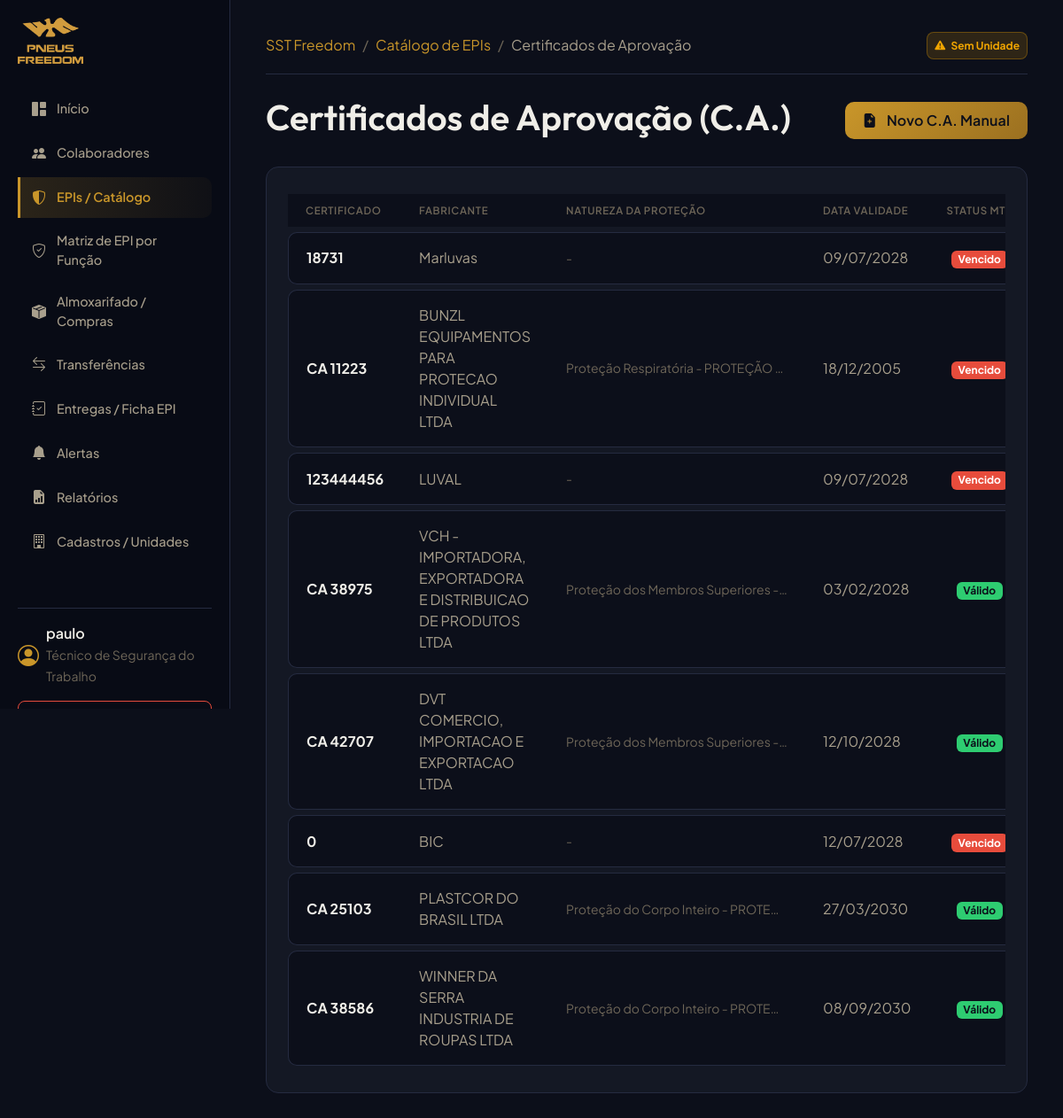
/ppe/ca/ (signed in), run on an earlier commit of the app's database.
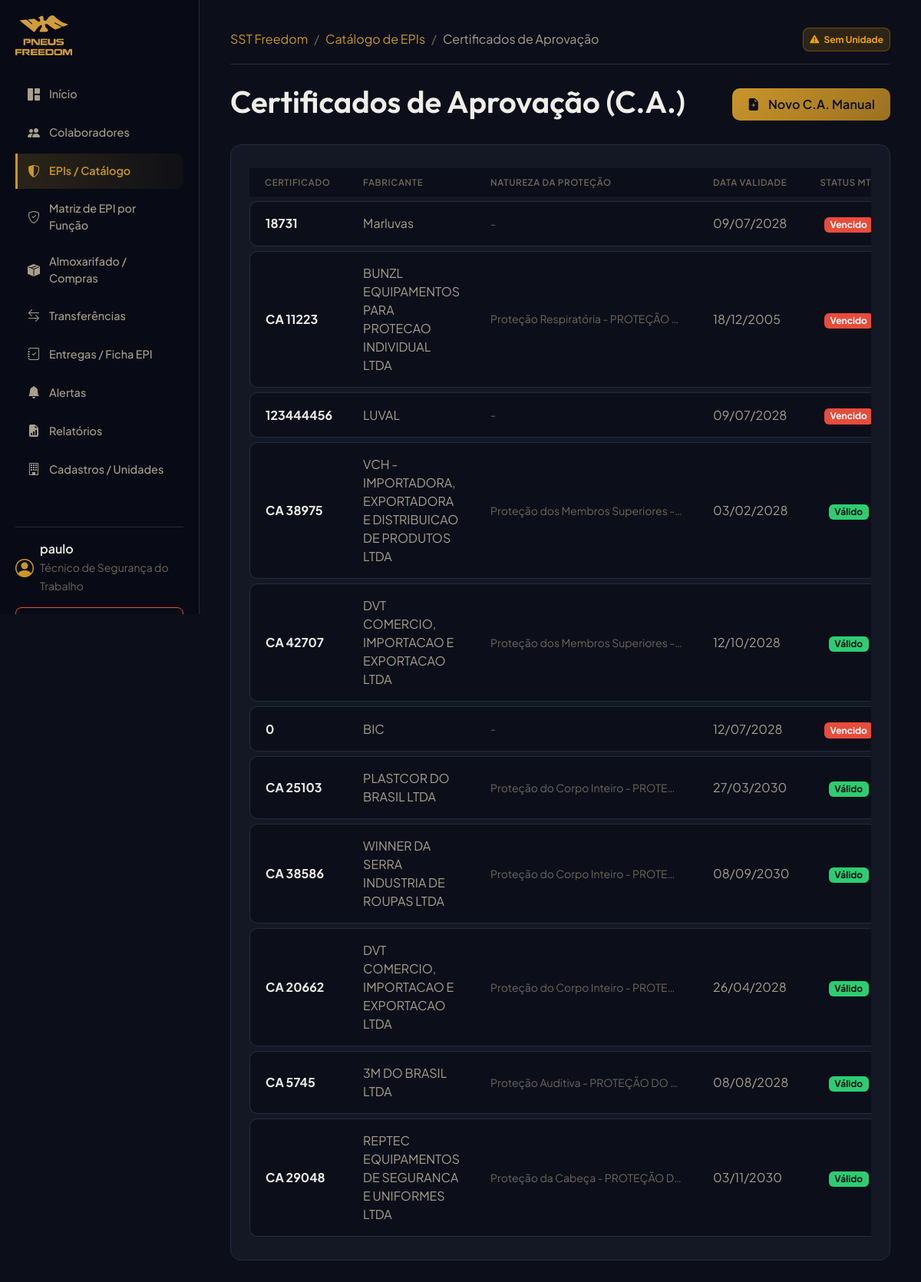
And on a later commit of the database.
### ppe/models.py (models this page shows, shortened)
class CertificadoAprovacao(models.Model):
    STATUS_VERIFICACAO = (
        ('VERIFICADO_BASE_OFICIAL', 'Verificado na Base Oficial CAEPI'),
        ('INFORMADO_MANUALMENTE', 'Informado Manualmente (com justificativa)'),
        ('NAO_ENCONTRADO', 'Não Encontrado na Base MTE'),
        ('DESATUALIZADO', 'Desatualizado'),
    )
    numero = models.CharField(max_length=50, unique=True, verbose_name="Número Normalizado (Dígitos)")
    numero_exibicao = models.CharField(max_length=50, verbose_name="Número de Exibição (ex: CA 12345)")
    equipamento = models.CharField(max_length=255, blank=True, null=True, verbose_name="Descrição Oficial do Equipamento")
    fabricante = models.CharField(max_length=255, blank=True, null=True, verbose_name="Fabricante/Importador Oficial")
    cnpj = models.CharField(max_length=20, blank=True, null=True, verbose_name="CNPJ do Fabricante/Importador")
    natureza_protecao = models.TextField(blank=True, null=True, verbose_name="Natureza da Proteção")
    grupo_protecao = models.CharField(max_length=255, blank=True, null=True, verbose_name="Grupo de Proteção")
    processo = models.CharField(max_length=100, blank=True, null=True, verbose_name="Número do Processo")
    natureza = models.CharField(max_length=100, blank=True, null=True, verbose_name="Natureza")
    nome_fantasia = models.CharField(max_length=255, blank=True, null=True, verbose_name="Nome Fantasia")
    cidade = models.CharField(max_length=100, blank=True, null=True, verbose_name="Cidade")
    uf = models.CharField(max_length=10, blank=True, null=True, verbose_name="UF")
    aprovado_para = models.TextField(blank=True, null=True, verbose_name="Aprovado Para")
    situacao = models.CharField(max_length=100, blank=True, null=True, verbose_name="Situação do C.A.")
    observacoes = models.TextField(blank=True, null=True, verbose_name="Restrições ou Observações")
    data_emissao = models.DateField(blank=True, null=True, verbose_name="Data de Emissão")
    data_validade = models.DateField(verbose_name="Data de Validade do C.A.")
    fonte = models.CharField(max_length=100, default="CAEPI_MTE", verbose_name="Fonte de Dados")
    ultima_sincronizacao = models.DateTimeField(auto_now=True, verbose_name="Última Sincronização")
    status_verificacao = models.CharField(max_length=30, choices=STATUS_VERIFICACAO, default='INFORMADO_MANUALMENTE', verbose_name="Status de Verificação")
    justificativa_manual = models.TextField(blank=True, null=True, verbose_name="Justificativa (Se cadastrado manualmente)")
    presente_na_fonte = models.BooleanField(default=True, verbose_name="Presente na Fonte Oficial")
    versao_importacao = models.BigIntegerField(default=0, verbose_name="Versão da Última Importação")
    class Meta:
        verbose_name = "Certificado de Aprovação (C.A.)"
        verbose_name_plural = "Certificados de Aprovação (C.A.)"

### ppe/views.py (the view)
# urls.py: path('ca/', CertificadoAprovacaoListView.as_view(), name='ca_list'),
class CertificadoAprovacaoListView(LoginRequiredMixin, ListView):
    model = CertificadoAprovacao
    template_name = "ppe/ca_list.html"
    context_object_name = "cas"

### accounts/models.py (called while the page is built)
    def is_tecnico(self):
        return self.profile_type == self.TECNICO_SST or self.is_superuser

    def is_almoxarife(self):
        return self.profile_type == self.ALMOXARIFE or self.is_superuser

### templates/ppe/ca_list.html (shortened to what this page needs)
{% extends "base.html" %}
{% block breadcrumbs %}
<li class="breadcrumb-item"><a href="{% url 'product_list' %}" class="text-primary text-decoration-none">Catálogo de EPIs</a></li>
<li class="breadcrumb-item active text-secondary" aria-current="page">Certificados de Aprovação</li>
{% endblock %}
{% block content %}
<div class="d-flex justify-content-between align-items-center mb-4">
    <h1>Certificados de Aprovação (C.A.)</h1>
    <div class="d-flex gap-2">
        <a href="{% url 'ca_create' %}" class="btn btn-premium btn-premium-primary">
            <i class="bi bi-file-earmark-plus-fill me-2"></i> Novo C.A. Manual
        </a>
    </div>
</div>
<div class="card-premium">
    <div class="table-responsive">
        <table class="table table-premium mb-0">
            <thead>
                <tr>
                    <th class="text-muted border-0">Certificado</th>
                    <th class="text-muted border-0">Fabricante</th>
                    <th class="text-muted border-0">Natureza da Proteção</th>
                    <th class="text-muted border-0">Data Validade</th>
                    <th class="text-muted border-0 text-center">Status MTE</th>
                </tr>
            </thead>
            <tbody>
                {% for ca in cas %}
                <tr>
                    <td class="text-light fw-bold">{{ ca.numero_exibicao }}</td>
                    <td>{{ ca.fabricante|default:"-" }}</td>
                    <td>
                        <small class="text-muted text-truncate d-block" style="max-width: 250px;">{{ ca.natureza_protecao|default:"-" }}</small>
                    </td>
                    <td>{{ ca.data_validade|date:"d/m/Y" }}</td>
                    <td class="text-center">
                        {% if ca.situacao == 'VÁLIDO' %}
                        <span class="badge bg-success">Válido</span>
                        {% else %}
                        <span class="badge bg-danger">Vencido</span>
                        {% endif %}
                    </td>
                </tr>
                {% empty %}
                <tr>
                    <td colspan="6" class="text-center text-muted border-0 py-4">Nenhum Certificado de Aprovação cadastrado.</td>
                </tr>
                {% endfor %}
            </tbody>
        </table>
    </div>
</div>
{% endblock %}

What changed in the data, as far as the page shows it:
added CertificadoAprovacao: numero_exibicao "CA 20662", fabricante "DVT COMERCIO, IMPORTACAO E EXPORTACAO LTDA", natureza_protecao "Proteção do Corpo Inteiro - PROTE…", data_validade "26/04/2028", situacao "Válido"
added CertificadoAprovacao: numero_exibicao "CA 5745", fabricante "3M DO BRASIL LTDA", natureza_protecao "Proteção Auditiva - PROTEÇÃO DO…", data_validade "08/08/2028", situacao "Válido"
added CertificadoAprovacao: numero_exibicao "CA 29048", fabricante "REPTEC EQUIPAMENTOS DE SEGURANCA E UNIFORMES LTDA", natureza_protecao "Proteção da Cabeça - PROTEÇÃO D…", data_validade "03/11/2030", situacao "Válido"
